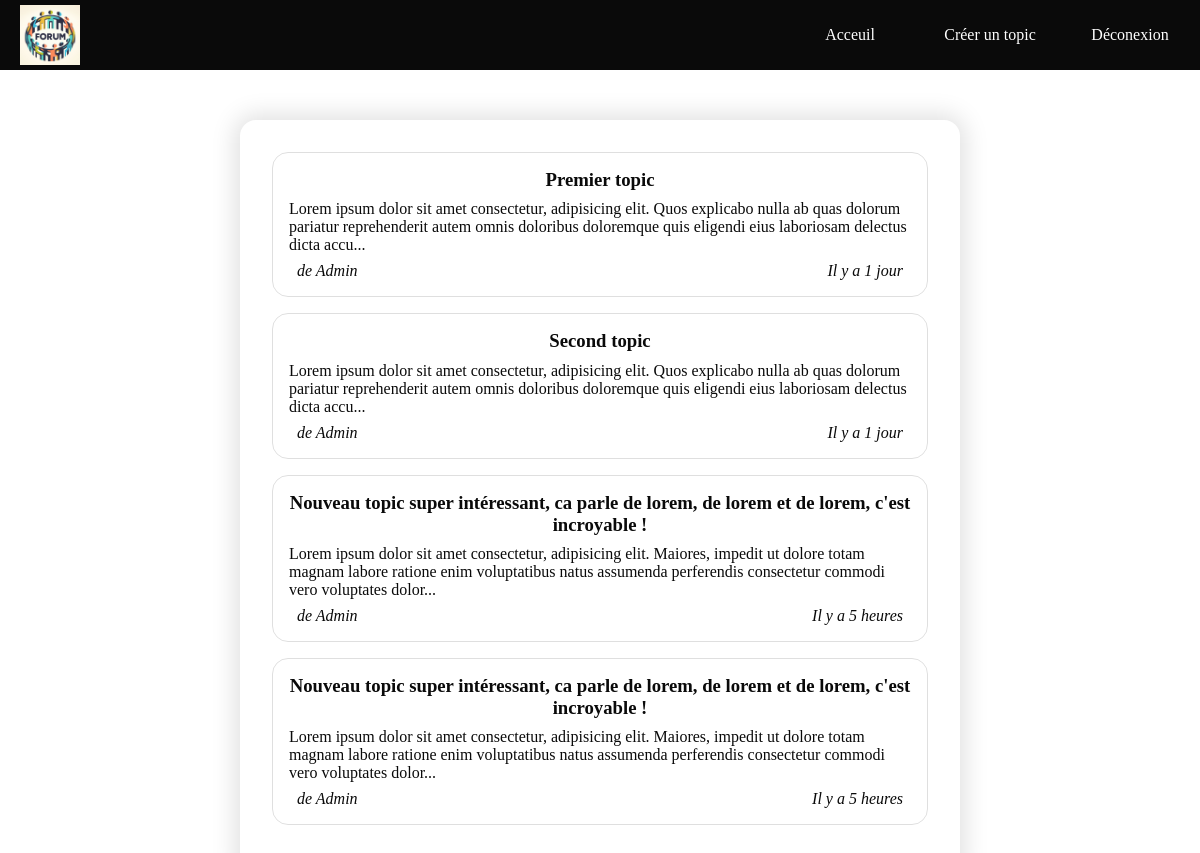
The app's page /index.php (signed in) with its own data.
### tables this page shows
CREATE TABLE IF NOT EXISTS `topic` (
  `id_topic` int NOT NULL AUTO_INCREMENT,
  `title_topic` varchar(255) DEFAULT NULL,
  `message_topic` text,
  `date_topic` varchar(16) DEFAULT NULL,
  `id_user` int DEFAULT NULL,
  PRIMARY KEY (`id_topic`),
  KEY `id_user` (`id_user`)
);

CREATE TABLE IF NOT EXISTS `user` (
  `id_user` int NOT NULL AUTO_INCREMENT,
  `mail_user` varchar(320) NOT NULL,
  `pseudo_user` varchar(16) NOT NULL,
  `password_user` varchar(64) NOT NULL,
  `role_user` tinyint(1) NOT NULL DEFAULT '0',
  PRIMARY KEY (`id_user`)
);

### includes/functions/limit-content.php (called while the page is built)
<?php
function limitContent($text, $len) {
    return strlen($text) > $len ? substr($text, 0, $len).'...' : $text;
}
?>

### includes/functions/format-date-diff.php (called while the page is built, shortened)
<?php
function formatDateDiff($date) {
    $diff = time() - DateTime::createFromFormat('d/m/Y H:i', $date)->getTimestamp();
    $oneMinute = 60;
    $oneHours = 60 * 60;
    $oneDay = 60 * 60 * 24;
    $oneMonth = 60 * 60 * 24 * 30;
    $oneYear = 60 * 60 * 24 * 365;
    $res = "il y a moins d'une minute";
    $diff > $oneMinute && $res = "Il y a 1 minute";
    $diff > $oneMinute * 2 && $res = "Il y a ".round($diff / $oneMinute)." minutes";
    $diff > $oneHours && $res = "Il y a 1 heure";
    $diff > $oneHours * 2 && $res = "Il y a ".round($diff / $oneHours)." heures";
    $diff > $oneDay && $res = "Il y a 1 jour";
    $diff > $oneDay * 2 && $res = "Il y a ".round($diff / $oneDay)." jours";
    $diff > $oneMonth && $res = "Il y a ".round($diff / $oneMonth)." mois";
    $diff > $oneYear && $res = "Il y a plus d'un ans";
    return $res;
}
?>

### index.php (the view, shortened to what this page needs)
<?php
    require_once 'includes/bdd.php';
    require_once 'includes/functions/format-date-diff.php';
    require_once 'includes/functions/limit-content.php';
?>
<!DOCTYPE html>
<html lang="fr">
<head>
    <?php require_once 'includes/head.php'; ?>
    <link rel="stylesheet" href="assets/css/home.css">
</head>
<body>
<?php
    require_once 'includes/nav.php';
    $nb_topics_by_page = 20;
    $page = isset($_GET['page']) ? $_GET['page'] : 1;
    $offset = ($page - 1) * $nb_topics_by_page;
    $req = $bdd->prepare("SELECT id_topic, title_topic, message_topic, date_topic, pseudo_user FROM topic INNER JOIN user ON topic.id_user = user.id_user LIMIT $nb_topics_by_page OFFSET $offset");
    $req->execute();
    $list_topic = $req->fetchAll(PDO::FETCH_ASSOC);
?>
    <section class="card-container">
    <?php
        foreach ($list_topic as $li) {
    ?>
        <article class="topic">
            <a href="view-topic.php?id=<?=$li['id_topic']?>">
                <h3 class="topic-title"><?=limitContent($li['title_topic'], 100)?></h3>
                <section class="topic-content"><?=limitContent($li['message_topic'], 200)?></section>
                <section class="topic-author-and-date">
                    <i>de <?=$li['pseudo_user']?></i>
                    <i><?=formatDateDiff($li['date_topic'])?></i>
                </section>
            </a>
        </article>
    <?php
        }
    ?>
    </section>
</body>
</html>

### includes/head.php (shortened to what this page needs)
<link rel="stylesheet" href="assets/css/main.css">

### includes/nav.php (shortened to what this page needs)
<nav id="navbar" class="navbar">
    <section class="nav-header">
        <section class="nav-logo">
            <a href="./">
                <img src="assets/img/logo.jpg" alt="logo">
            </a>
        </section>
    </section>
    <ul class="nav-links">
    <?php
        if(empty($_SESSION['id'])) {
    ?>
        <li><a href="connexion" title="connexion">Connexion</a></li>
        <li><a href="inscription" title="inscription">Inscription</a></li>
    <?php
        } else {
    ?>
        <li><a href="index.php" title="acceuil">Acceuil</a></li>
        <li><a href="creer-un-topic" title="créer un topic">Créer un topic</a></li>
        <li><a href="deconnexion" title="déconexion">Déconexion</a></li>
    <?php
        }
    ?>
    </ul>
</nav>

### assets/css/main.css (style rules this page uses)
* { padding: 0; margin: 0; box-sizing: border-box; }
body { padding-top: 120px; }
.navbar { display: flex; flex-direction: column; position: fixed; top: 0; justify-content: space-between; align-items: center; width: 100%; color: white; height: 70px; }
@media (min-width: 600px) { .navbar { flex-direction: row; } }
.navbar .nav-header { background-color: #0a0a0a; width: 100%; display: flex; justify-content: space-between; align-items: center; z-index: 20; min-height: 70px; padding: 0 20px; }
.navbar .nav-header .nav-logo { display: none; height: 60px; width: auto; }
@media (min-width: 600px) { .navbar .nav-header .nav-logo { display: block; } }
.navbar .nav-header .nav-logo img { height: 60px; width: auto; }
.navbar .nav-links { list-style: none; background-color: #0a0a0a; width: 100%; z-index: 10; transform: translate(0, -100%); transition: all ease-in-out 0.3s; }
@media (min-width: 600px) { .navbar .nav-links { transform: none; height: 100%; width: -moz-fit-content; width: fit-content; display: flex; align-items: center; } }
@media (min-width: 600px) { .navbar .nav-links li { min-width: 140px; text-align: center; } }
.navbar .nav-links li a { text-decoration: none; padding: 1em; margin: 0 0.125em; color: white; display: block; }

### assets/css/home.css (style rules this page uses)
.card-container { width: 90%; margin-left: 5%; box-shadow: 0 0 25px 5px rgba(0, 0, 0, 0.125); border-radius: 1rem; padding: 2em; display: flex; flex-direction: column; align-items: center; }
@media (min-width: 600px) { .card-container { width: 80%; margin-left: 10%; } }
@media (min-width: 1200px) { .card-container { width: 60%; margin-left: 20%; } }
.card-container .topic { display: flex; flex-direction: column; margin-bottom: 1em; padding: 1em; border: 1px solid rgba(0, 0, 0, 0.125); border-radius: 1rem; }
.card-container .topic a { text-decoration: none; color: #0a0a0a; }
.card-container .topic a .topic-title { text-align: center; margin-bottom: 0.5em; }
.card-container .topic a .topic-content { margin-bottom: 0.5em; }
.card-container .topic a .topic-author-and-date { display: flex; flex-direction: row; justify-content: space-between; margin: 0 0.5em; }

### records on screen
topic: title_topic "Premier topic", message_topic "Lorem ipsum dolor sit amet consectetur, adipisicing elit. Quos explicabo nulla ab quas dolorum pariatur reprehenderit autem omnis doloribus doloremque quis eligendi eius laboriosam delectus dicta accu...", id_user.pseudo_user "Admin", date_topic "Il y a 1 jour"
topic: title_topic "Second topic", message_topic "Lorem ipsum dolor sit amet consectetur, adipisicing elit. Quos explicabo nulla ab quas dolorum pariatur reprehenderit autem omnis doloribus doloremque quis eligendi eius laboriosam delectus dicta accu...", id_user.pseudo_user "Admin", date_topic "Il y a 1 jour"
topic: title_topic "Nouveau topic super intéressant, ca parle de lorem, de lorem et de lorem, c'est incroyable !", message_topic "Lorem ipsum dolor sit amet consectetur, adipisicing elit. Maiores, impedit ut dolore totam magnam labore ratione enim voluptatibus natus assumenda perferendis consectetur commodi vero voluptates dolor...", id_user.pseudo_user "Admin", date_topic "Il y a 5 heures"
topic: title_topic "Nouveau topic super intéressant, ca parle de lorem, de lorem et de lorem, c'est incroyable !", message_topic "Lorem ipsum dolor sit amet consectetur, adipisicing elit. Maiores, impedit ut dolore totam magnam labore ratione enim voluptatibus natus assumenda perferendis consectetur commodi vero voluptates dolor...", id_user.pseudo_user "Admin", date_topic "Il y a 5 heures"
